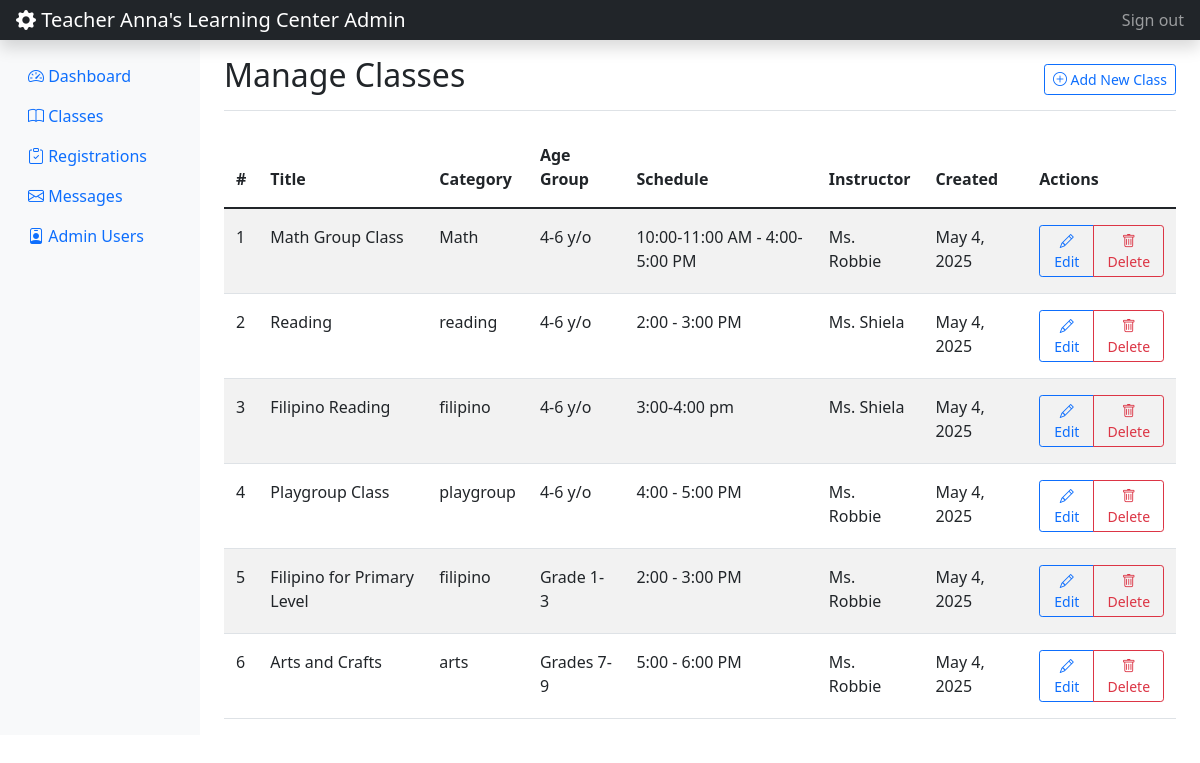
The app's page /admin/manage_classes.php (signed in) with its own data.
### tables this page shows
CREATE TABLE `classes` (
  `id` int(11) NOT NULL,
  `title` varchar(255) NOT NULL,
  `description` text DEFAULT NULL,
  `category` varchar(100) DEFAULT NULL,
  `age_group` varchar(50) DEFAULT NULL,
  `schedule` varchar(100) DEFAULT NULL,
  `instructor` varchar(100) DEFAULT NULL,
  `image_url` varchar(255) DEFAULT '/api/placeholder/400/300',
  `created_at` timestamp NOT NULL DEFAULT current_timestamp()
);

### admin/manage_classes.php (the view, shortened to what this page needs)
<?php
require_once '../includes/auth_check.php';
$stmt = $pdo->query("SELECT * FROM classes ORDER BY created_at DESC");
$classes = $stmt->fetchAll();
?>
<?php include('../includes/admin_header.php'); ?>
<div class="d-flex justify-content-between flex-wrap flex-md-nowrap align-items-center pt-3 pb-2 mb-3 border-bottom">
    <h1 class="h2">Manage Classes</h1>
    <div class="btn-toolbar mb-2 mb-md-0">
        <a href="add_class.php" class="btn btn-sm btn-outline-primary">
            <i class="bi bi-plus-circle"></i> Add New Class
        </a>
    </div>
</div>
<div class="table-responsive">
    <table class="table table-striped table-hover">
        <thead>
            <tr>
                <th>#</th>
                <th>Title</th>
                <th>Category</th>
                <th>Age Group</th>
                <th>Schedule</th>
                <th>Instructor</th>
                <th>Created</th>
                <th>Actions</th>
            </tr>
        </thead>
        <tbody>
            <?php foreach ($classes as $index => $class): ?>
            <tr>
                <td><?php echo $index + 1; ?></td>
                <td><?php echo htmlspecialchars($class['title']); ?></td>
                <td><?php echo htmlspecialchars($class['category']); ?></td>
                <td><?php echo htmlspecialchars($class['age_group']); ?></td>
                <td><?php echo htmlspecialchars($class['schedule']); ?></td>
                <td><?php echo htmlspecialchars($class['instructor'] ?? 'Not Assigned'); ?></td>
                <td><?php echo date('M j, Y', strtotime($class['created_at'])); ?></td>
                <td>
                    <div class="btn-group" role="group">
                        <a href="edit_class.php?id=<?php echo $class['id']; ?>" class="btn btn-sm btn-outline-primary">
                            <i class="bi bi-pencil"></i> Edit
                        </a>
                        <a href="admin_actions.php?action=delete_class&id=<?php echo $class['id']; ?>"
                           class="btn btn-sm btn-outline-danger"
                           onclick="return confirm('Are you sure you want to delete this class?');">
                            <i class="bi bi-trash"></i> Delete
                        </a>
                    </div>
                </td>
            </tr>
            <?php endforeach; ?>
        </tbody>
    </table>
</div>
<?php include('../includes/admin_footer.php'); ?>

### includes/admin_header.php (shortened to what this page needs)
<!DOCTYPE html>
<html lang="en">
<head>
    <link href="https://cdn.jsdelivr.net/npm/bootstrap@5.1.3/dist/css/bootstrap.min.css" rel="stylesheet">
    <link rel="stylesheet" href="https://cdn.jsdelivr.net/npm/bootstrap-icons@1.8.1/font/bootstrap-icons.css">
    <link rel="stylesheet" href="<?php echo BASE_URL; ?>/assets/css/admin.css">
</head>
<body>
    <nav class="navbar navbar-dark sticky-top bg-dark flex-md-nowrap p-0 shadow">
        <a class="navbar-brand col-md-3 col-lg-2 me-0 px-3" href="<?php echo BASE_URL; ?>/admin/dashboard.php">
            <i class="bi bi-gear-fill"></i> <?php echo SITE_NAME; ?> Admin
        </a>
        <div class="navbar-nav">
            <div class="nav-item text-nowrap">
                <a class="nav-link px-3" href="<?php echo BASE_URL; ?>/admin/logout.php">Sign out</a>
            </div>
        </div>
    </nav>
    <div class="container-fluid">
        <div class="row">
            <nav id="sidebarMenu" class="col-md-3 col-lg-2 d-md-block bg-light sidebar collapse">
                <div class="position-sticky pt-3">
                    <ul class="nav flex-column">
                        <li class="nav-item">
                            <a class="nav-link <?php echo basename($_SERVER['PHP_SELF']) === 'dashboard.php' ? 'active' : ''; ?>" href="<?php echo BASE_URL; ?>/admin/dashboard.php">
                                <i class="bi bi-speedometer2"></i> Dashboard
                            </a>
                        </li>
                        <li class="nav-item">
                            <a class="nav-link <?php echo basename($_SERVER['PHP_SELF']) === 'manage_classes.php' ? 'active' : ''; ?>" href="<?php echo BASE_URL; ?>/admin/manage_classes.php">
                                <i class="bi bi-book"></i> Classes
                            </a>
                        </li>
                        <li class="nav-item">
                            <a class="nav-link <?php echo basename($_SERVER['PHP_SELF']) === 'manage_registrations.php' ? 'active' : ''; ?>" href="<?php echo BASE_URL; ?>/admin/manage_registrations.php">
                                <i class="bi bi-clipboard-check"></i> Registrations
                            </a>
                        </li>
                        <li class="nav-item">
                            <a class="nav-link <?php echo basename($_SERVER['PHP_SELF']) === 'manage_messages.php' ? 'active' : ''; ?>" href="<?php echo BASE_URL; ?>/admin/manage_messages.php">
                                <i class="bi bi-envelope"></i> Messages
                            </a>
                        </li>
                        <?php if (IS_ADMIN): ?>
                        <li class="nav-item">
                            <a class="nav-link <?php echo basename($_SERVER['PHP_SELF']) === 'manage_admins.php' ? 'active' : ''; ?>" href="<?php echo BASE_URL; ?>/admin/manage_admins.php">
                                <i class="bi bi-person-badge"></i> Admin Users
                            </a>
                        </li>
                        <?php endif; ?>
                    </ul>
                </div>
            </nav>
            <main class="col-md-9 ms-sm-auto col-lg-10 px-md-4">

### includes/admin_footer.php (shortened to what this page needs)
        </div>
</body>
</html>

### assets/css/admin.css (style rules this page uses)
.table > :not(caption) > * > * { padding: 1rem 0.75rem; }
.table > thead { border-top: none; }

### records on screen
classes: title "Math Group Class", category "Math", age_group "4-6 y/o", schedule "10:00-11:00 AM - 4:00-5:00 PM", instructor "Ms. Robbie", created_at "May 4, 2025"
classes: title "Reading", category "reading", age_group "4-6 y/o", schedule "2:00 - 3:00 PM", instructor "Ms. Shiela", created_at "May 4, 2025"
classes: title "Filipino Reading", category "filipino", age_group "4-6 y/o", schedule "3:00-4:00 pm", instructor "Ms. Shiela", created_at "May 4, 2025"
classes: title "Playgroup Class", category "playgroup", age_group "4-6 y/o", schedule "4:00 - 5:00 PM", instructor "Ms. Robbie", created_at "May 4, 2025"
classes: title "Filipino for Primary Level", category "filipino", age_group "Grade 1-3", schedule "2:00 - 3:00 PM", instructor "Ms. Robbie", created_at "May 4, 2025"
classes: title "Arts and Crafts", category "arts", age_group "Grades 7-9", schedule "5:00 - 6:00 PM", instructor "Ms. Robbie", created_at "May 4, 2025"

### other values on screen
SITE_NAME "Teacher Anna's Learning Center"
